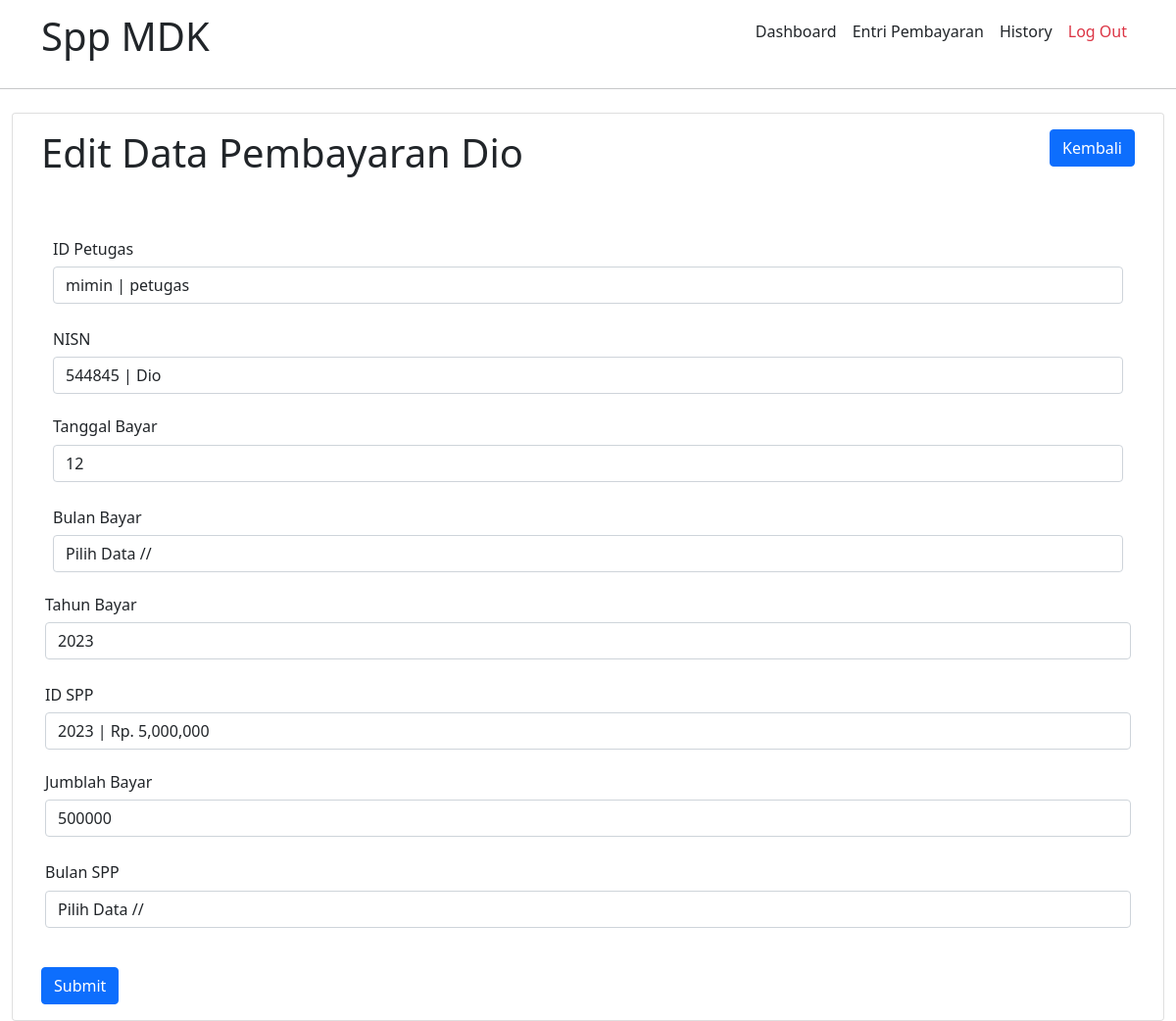
The app's page /petugas/pembayaran/EditPembayaran.php?id=1 (signed in) with its own data.
### tables this page shows
CREATE TABLE `pembayaran` (
  `id_pembayaran` int(11) NOT NULL,
  `id_petugas` int(11) NOT NULL,
  `nisn` varchar(10) NOT NULL,
  `tgl_bayar` varchar(50) NOT NULL,
  `bulan_bayar` varchar(8) NOT NULL,
  `tahun_dibayar` varchar(4) NOT NULL,
  `id_spp` int(11) NOT NULL,
  `jumblah_bayar` int(11) NOT NULL
);

CREATE TABLE `siswa` (
  `nisn` int(10) NOT NULL,
  `nis` int(8) NOT NULL,
  `nama` varchar(35) NOT NULL,
  `id_kelas` int(11) NOT NULL,
  `alamat` text NOT NULL,
  `no_telp` int(13) NOT NULL,
  `id_spp` int(11) NOT NULL
);

CREATE TABLE `petugas` (
  `id_petugas` int(11) NOT NULL,
  `username` varchar(25) NOT NULL,
  `password` varchar(32) NOT NULL,
  `nama_petugas` varchar(35) NOT NULL,
  `level` varchar(10) NOT NULL
);

CREATE TABLE `spp` (
  `id_spp` int(11) NOT NULL,
  `tahun` int(11) NOT NULL,
  `nominal` int(11) NOT NULL
);

### petugas/pembayaran/EditPembayaran.php (the view, shortened to what this page needs)
<?php
include 'api/koneksi.php';
  if (isset($_GET['id'])) {
    $id = ($_GET["id"]);
    $query = "SELECT * FROM pembayaran as a LEFT JOIN siswa as b ON a.nisn = b.nisn LEFT JOIN spp as c ON a.id_spp = c.id_spp LEFT JOIN petugas as
    d ON a.id_petugas = d.id_petugas  WHERE id_pembayaran ='$id'";
    $result = mysqli_query($kon, $query);
    $data = mysqli_fetch_assoc($result);
    $nominal =$data['nominal'] ;
    $HN = number_format($nominal);
  } else {
    echo "<script>alert('Masukkan data id.');window.location='index.php';</script>";
  }
  ?>
<!DOCTYPE html>
<html lang="en">
<head>
    <link rel="stylesheet" href="../asset/css/bootstrap.min.css">
</head>
<body>
<section class="dashboard container-fluid mt-4">
        <div class="card mt-1 ">
            <div class="card-body ">
            <form method="post" action="api/EditData.php">
                    <div class="container">
                    <div class="row">
                    <div class="col">
                    <h1>Edit Data Pembayaran <?php echo $data['nama']; ?></h1>
                    </div>
                 <div class="col d-flex justify-content-end">
                  <a class="btn btn-primary mb-5" href="pembayaran.php" >Kembali</a>
                </div>
                        <div class="card-body">
                            <div class="card-text m-2">
                                <div class="form-group mb-4">
                                    <label class="col-md-4 h6" >ID Petugas</label>
                                <select name="Data1" class="form-control">
                                <option value="<?php echo $data['id_petugas'];?>" selected><?php echo $data['nama_petugas'];?> | <?php echo $data['level'];?></option>
                                </select>
                                </div>
                                <div class="form-group mb-4">
                                    <label class="col-md-4 h6" >NISN</label>
                                <select name="Data2" class="form-control">
                                <option value="<?php echo $data['nisn'];?>" selected><?php echo $data['nisn'];?> | <?php echo $data['nama'];?></option>
                                </select>
                                </div>
                                <div class="form-group mb-4">
                                        <div class="col-md-2 h6">Tanggal Bayar</div>
                                        <input type="text" name="Data3" value="<?php echo $data['tgl_bayar'];?>" class="form-control col-md-8">
                                </div>
                                <div class="form-group mb-4">
                                    <label class="col-md-4 h6" >Bulan Bayar</label>
                                    <select name="Data4" class="form-control">
                                    <option value="<?php echo $data['bulan_dibayar'];?>" selected>Pilih Data // <?php echo $data['bulan_dibayar'];?></option>
                                    </select>
                                    </div>
                                </div>
                                <div class="form-group mb-4">
                                        <div class="col-md-2 h6">Tahun Bayar</div>
                                        <input type="text" name="Data5" value="<?php echo $data['tahun_dibayar'];?>" class="form-control col-md-8">
                                </div>
                                <div class="form-group mb-4">
                                    <label class="col-md-4 h6" >ID SPP</label>
                                <select name="Data6" class="form-control">
                                <option value="<?php echo $data['id_spp'];?>" selected><?php echo $data['tahun'];?> | Rp. <?php echo $HN ?></option>
                                </select>
                                </div>
                                <div class="form-group mb-4">
                                        <div class="col-md-2 h6">Jumblah Bayar</div>
                                        <input type="number" name="Data7" value="<?php echo $data['jumblah_bayar'];?>" class="form-control col-md-8">
                                </div>
                                <div class="form-group mb-4">
                                    <label class="col-md-4 h6" >Bulan SPP</label>
                                    <select name="Data8" class="form-control">
                                    <option value="<?php echo $data['bulan_spp'];?>" selected>Pilih Data // <?php echo $data['bulan_spp'];?></option>
                                    </select>
                                    </div>
                                </div>
                                <div class="form-group">
                                        <input href="" type="submit" class="btn btn-primary">
                                </div>
                            </form>
        </div>
    </section>
</body>
</html>

### records on screen
pembayaran: siswa.nama "Dio", Data1 "mimin | petugas", Data2 "544845 | Dio", Data3 "12", Data5 "2023", Data6 "2023 | Rp. 5,000,000", Data7 "500000"
